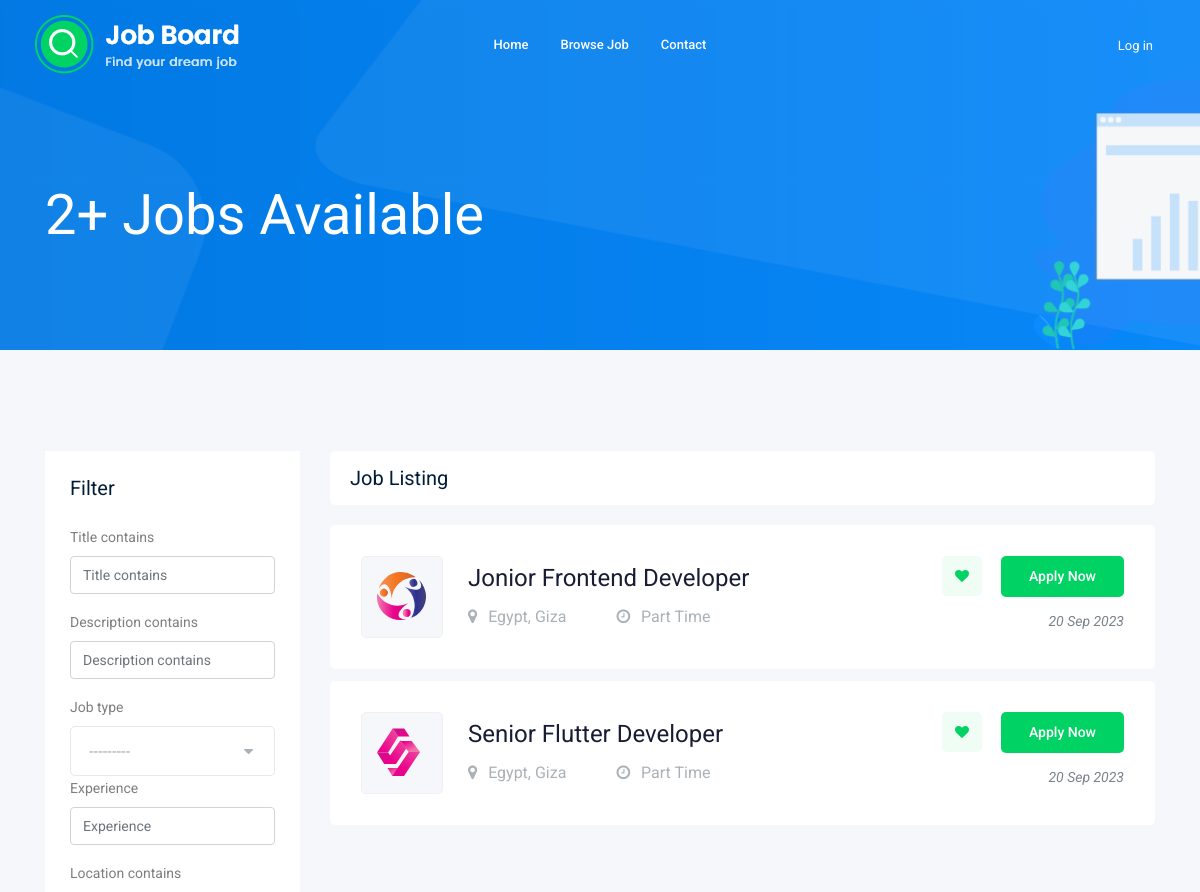
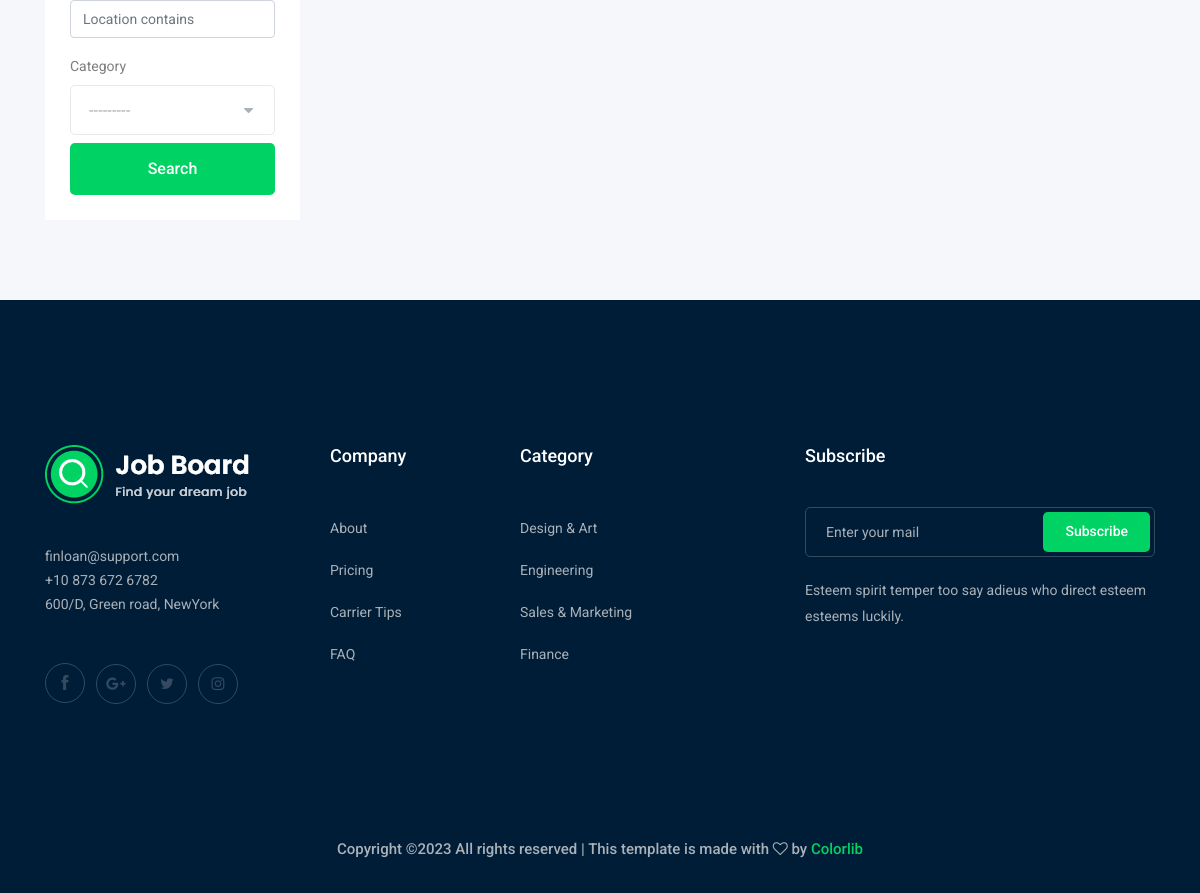
Screenshot of /jobs/ with the database file from the repository (2 pictures, top to bottom).
### job/models.py (models this page shows, shortened)
class Job(models.Model):
    title = models.CharField(max_length=50)
    description = models.TextField(max_length=2000)
    job_type = models.CharField(max_length=20, choices=JOB_TYPE_CHOICES)
    vacancy = models.PositiveIntegerField(default=1, validators=[MinValueValidator(1), MaxValueValidator(10)])
    salary = models.PositiveIntegerField(default=100, validators=[MinValueValidator(100), MaxValueValidator(100000)])
    experience = models.PositiveIntegerField(default=1, validators=[MinValueValidator(1), MaxValueValidator(50)])
    location = models.CharField(max_length=100, default='Egypt')
    image = models.FileField(upload_to=job_image_upload, default='none')
    published_at = models.DateTimeField(auto_now=True)
    category = models.ForeignKey(Category, related_name='job_category', on_delete=models.CASCADE)
    owner = models.ForeignKey(User, related_name='job_owner', on_delete=models.CASCADE)
    class Meta:
        db_table = 'job'

### job/views.py (the view)
# urls.py: path('', views.jobs, name='jobs'),
def jobs(request):
    job_list = Job.objects.all()
    jobs_count = job_list.count()
    filter = JobFilter(request.GET, queryset=job_list)
    job_list = filter.qs
    paginator = Paginator(job_list, 3)
    page_number = request.GET.get('page')
    page_obj = paginator.get_page(page_number)
    context = {'jobs_count': jobs_count, 'jobs': page_obj, 'filters': filter}
    return render(request, 'jobs.html', context)

### job/models.py (called while the page is built)
    def __str__(self) -> str:
        return self.name

### job/templates/jobs.html (shortened to what this page needs)
{% extends "base.html" %}
{% load bootstrap5 %}
{% block content %}
    <div class="bradcam_area bradcam_bg_1">
        <div class="container">
            <div class="row">
                <div class="col-xl-12">
                    <div class="bradcam_text">
                        <h3>{{jobs_count}}+ Jobs Available</h3>
                    </div>
                </div>
            </div>
        </div>
    </div>
    <div class="job_listing_area plus_padding">
        <div class="container">
            <div class="row">
                <div class="col-lg-3">
                    <div class="job_filter white-bg">
                        <div class="form_inner white-bg">
                            <h3>Filter</h3>
                            <form method="GET">
                                {% bootstrap_form filters.form %}
                                <input type="submit" value="Search" class="boxed-btn3 w-100 mt-2">
                            </form>
                        </div>
                    </div>
                </div>
                <div class="col-lg-9">
                    <div class="recent_joblist_wrap">
                        <div class="recent_joblist white-bg ">
                            <div class="row align-items-center">
                                <div class="col-md-6">
                                    <h4>Job Listing</h4>
                                </div>
                            </div>
                        </div>
                    </div>
                    <div class="job_lists m-0">
                        <div class="row">
                            {% for job in jobs %}
                            <div class="col-lg-12 col-md-12">
                                <div class="single_jobs white-bg d-flex justify-content-between">
                                    <div class="jobs_left d-flex align-items-center">
                                        <div class="thumb">
                                            <img src={{job.image.url}} alt="">
                                        </div>
                                        <div class="jobs_conetent">
                                            <a href="{% url 'jobs:job_details' job.id %}"><h4>{{job.title}}</h4></a>
                                            <div class="links_locat d-flex align-items-center">
                                                <div class="location">
                                                    <p> <i class="fa fa-map-marker"></i> {{job.location}}</p>
                                                </div>
                                                <div class="location">
                                                    <p> <i class="fa fa-clock-o"></i> {{job.job_type}}</p>
                                                </div>
                                            </div>
                                        </div>
                                    </div>
                                    <div class="jobs_right">
                                        <div class="apply_now">
                                            <a class="heart_mark" href="#"> <i class="fa fa-heart"></i> </a>
                                            <a href="{% url 'jobs:job_details' job.id %}" class="boxed-btn3">Apply Now</a>
                                        </div>
                                        <div class="date">
                                            <p>{{job.published_at|date:'d M o'}}</p>
                                        </div>
                                    </div>
                                </div>
                            </div>
                            {% endfor %}
                        </div>
                    </div>
                </div>
            </div>
        </div>
    </div>
{% endblock content %}

### templates/base.html (shortened to what this page needs)
{% load static %}
<!doctype html>
<html class="no-js" lang="zxx">
<head>
    <link rel="stylesheet" href="{% static 'css/bootstrap.min.css' %}">
    <link rel="stylesheet" href="{% static 'css/owl.carousel.min.css' %}">
    <link rel="stylesheet" href="{% static 'css/magnific-popup.css' %}">
    <link rel="stylesheet" href="{% static 'css/font-awesome.min.css' %}">
    <link rel="stylesheet" href="{% static 'css/themify-icons.css' %}">
    <link rel="stylesheet" href="{% static 'css/nice-select.css' %}">
    <link rel="stylesheet" href="{% static 'css/flaticon.css' %}">
    <link rel="stylesheet" href="{% static 'css/gijgo.css' %}">
    <link rel="stylesheet" href="{% static 'css/animate.min.css' %}">
    <link rel="stylesheet" href="{% static 'css/slicknav.css' %}">
    <link rel="stylesheet" href="{% static 'css/style.css' %}">
</head>
<body>
    <header>
        <div class="header-area ">
            <div id="sticky-header" class="main-header-area">
                <div class="container-fluid ">
                    <div class="header_bottom_border">
                        <div class="row align-items-center">
                            <div class="col-xl-3 col-lg-2">
                                <div class="logo">
                                    <a href="/">
                                        <img src="{% static 'img/logo.png' %}" alt="">
                                    </a>
                                </div>
                            </div>
                            <div class="col-xl-6 col-lg-7">
                                <div class="main-menu  d-none d-lg-block">
                                    <nav>
                                        <ul id="navigation">
                                            <li><a href="/">home</a></li>
                                            <li><a href="{% url 'jobs:jobs' %}">Browse Job</a></li>
                                            <li><a href="{% url 'contacts:contact' %}">Contact</a></li>
                                        </ul>
                                    </nav>
                                </div>
                            </div>
                            <div class="col-xl-3 col-lg-3 d-none d-lg-block">
                                <div class="Appointment">
                                    {% if request.user.is_authenticated %}
                                        <div class="phone_num d-none d-xl-block">
                                            <a href="{% url 'accounts:profile' %}">Profile</a>
                                        </div>
                                        <div class="phone_num d-none d-xl-block">
                                            <a href="{% url 'logout' %}">Log out</a>
                                        </div>
                                    {% else %}
                                        <div class="phone_num d-none d-xl-block">
                                            <a href="{% url 'login' %}">Log in</a>
                                        </div>
                                    {% endif %}
                                </div>
                            </div>
                            <div class="col-12">
                            </div>
                        </div>
                    </div>
                </div>
            </div>
        </div>
    </header>
    {% block content %}
    {% endblock content %}
    <footer class="footer">
        <div class="footer_top">
            <div class="container">
                <div class="row">
                    <div class="col-xl-3 col-md-6 col-lg-3">
                        <div class="footer_widget wow fadeInUp" data-wow-duration="1s" data-wow-delay=".3s">
                            <div class="footer_logo">
                                <a href="/">
                                    <img src="{% static 'img/logo.png' %}" alt="">
                                </a>
                            </div>
                            <p>
                                finloan@support.com <br>
                                +10 873 672 6782 <br>
                                600/D, Green road, NewYork
                            </p>
                            <div class="socail_links">
                                <ul>
                                    <li>
                                        <a href="#">
                                            <i class="ti-facebook"></i>
                                        </a>
                                    </li>
                                    <li>
                                        <a href="#">
                                            <i class="fa fa-google-plus"></i>
                                        </a>
                                    </li>
                                    <li>
                                        <a href="#">
                                            <i class="fa fa-twitter"></i>
                                        </a>
                                    </li>
                                    <li>
                                        <a href="#">
                                            <i class="fa fa-instagram"></i>
                                        </a>
                                    </li>
                                </ul>
                            </div>
                        </div>
                    </div>
                    <div class="col-xl-2 col-md-6 col-lg-2">
                        <div class="footer_widget wow fadeInUp" data-wow-duration="1.1s" data-wow-delay=".4s">
                            <h3 class="footer_title">
                                Company
                            </h3>
                            <ul>
                                <li><a href="#">About </a></li>
                                <li><a href="#"> Pricing</a></li>
                                <li><a href="#">Carrier Tips</a></li>
                                <li><a href="#">FAQ</a></li>
                            </ul>
                        </div>
                    </div>
                    <div class="col-xl-3 col-md-6 col-lg-3">
                        <div class="footer_widget wow fadeInUp" data-wow-duration="1.2s" data-wow-delay=".5s">
                            <h3 class="footer_title">
                                Category
                            </h3>
                            <ul>
                                <li><a href="#">Design & Art</a></li>
                                <li><a href="#">Engineering</a></li>
                                <li><a href="#">Sales & Marketing</a></li>
                                <li><a href="#">Finance</a></li>
                            </ul>
                        </div>
                    </div>
                    <div class="col-xl-4 col-md-6 col-lg-4">
                        <div class="footer_widget wow fadeInUp" data-wow-duration="1.3s" data-wow-delay=".6s">
                            <h3 class="footer_title">
                                Subscribe
                            </h3>
                            <form action="#" class="newsletter_form">
                                <input type="text" placeholder="Enter your mail">
                                <button type="submit">Subscribe</button>
                            </form>
                            <p class="newsletter_text">Esteem spirit temper too say adieus who direct esteem esteems
                                luckily.</p>
                        </div>
                    </div>
                </div>
            </div>
        </div>
        <div class="copy-right_text wow fadeInUp" data-wow-duration="1.4s" data-wow-delay=".3s">
            <div class="container">
                <div class="row">
                    <div class="col-xl-12">
                        <p class="copy_right text-center">
Copyright &copy;<script>document.write(new Date().getFullYear());</script> All rights reserved | This template is made with <i class="fa fa-heart-o" aria-hidden="true"></i> by <a href="https://colorlib.com" target="_blank">Colorlib</a>
                        </p>
                    </div>
                </div>
            </div>
        </div>
    </footer>
</body>
</html>

### rows the page displays
Job: image (picture), title "Jonior Frontend Developer", location "Egypt, Giza", job_type "Part Time", published_at "20 Sep 2023"
Job: image (picture), title "Senior Flutter Developer", location "Egypt, Giza", job_type "Part Time", published_at "20 Sep 2023"

### other values shown
{{ jobs_count }} "2"
